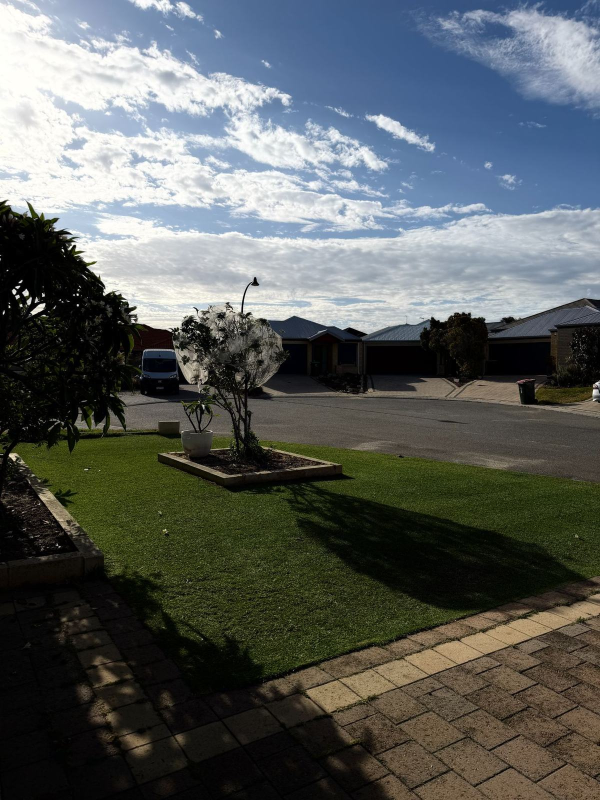
#> input picture assets/img/after-1200.jpg, 1200 x 1600 px, given in place of suburb-before-opt.jpg, which was not available (shown at 1/2 size)
$ python build-images.py
#> lines starting #> are read from the running program, lines starting #| are printed output that depends on the picture
#!/usr/bin/env python3
"""Build responsive images for the site.

Reads the original photos in assets/ and writes AVIF + WebP + JPEG copies at
several widths into assets/img/. Originals are left untouched (ads, flyers and
Open Graph tags link to them).

Run from the repo root:   python3 scripts/build-images.py
Needs Pillow 11.3+ (AVIF built in):   pip install pillow
"""
from pathlib import Path
from PIL import Image, ImageOps

ROOT = Path(__file__).resolve().parent.parent
SRC = ROOT / "assets"
OUT = SRC / "img"
WIDTHS = [480, 800, 1200, 1600]          # never upscaled past the source width

# output name -> source file
PHOTOS = {
    "before":     "suburb-before-opt.jpg",
    "thatch-out": "yard-during-opt.jpg",
    "coring":     "yard-coring-opt.jpg",
    "topdress":   "yard-topdress-opt.jpg",
    "after":      "yard-after-green-opt.jpg",
    "at-work":    "action-shot-opt.jpg",
    "gear":       "gear-lineup-opt.jpg",
}

def main():
    OUT.mkdir(exist_ok=True)
    for name, src in PHOTOS.items():
        im = ImageOps.exif_transpose(Image.open(SRC / src)).convert("RGB")
#> im is the input picture: PIL image 1200x1600 RGB; mean R, G, B 89.1, 93.7, 92.3
        widths = sorted({min(w, im.width) for w in WIDTHS})
#> widths = [480, 800, 1200]
        for w in widths:
            h = round(im.height * w / im.width)
            r = im.resize((w, h), Image.LANCZOS)
            r.save(OUT / f"{name}-{w}.avif", quality=52, speed=4)
            r.save(OUT / f"{name}-{w}.webp", quality=74, method=6)
            r.save(OUT / f"{name}-{w}.jpg", quality=76, optimize=True, progressive=True)
#> this loop made 3 passes
#> pass 1, in main, `r = im.resize((w, h), Image.LANCZOS)`:
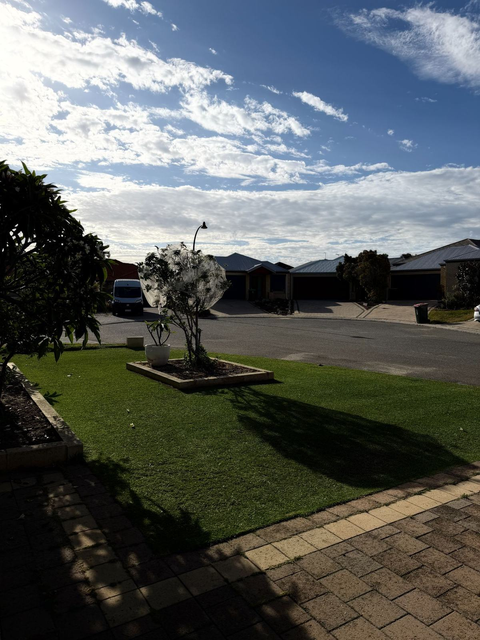
#> r: PIL image 480x640 RGB; mean R, G, B 89.1, 93.7, 92.3
        print(f"{name}: {im.width}x{im.height} -> {widths}")
#| before: 1200x1600 -> [480, 800, 1200]
#> pass 2 of the loop in main, `for name, src in PHOTOS.items():`:
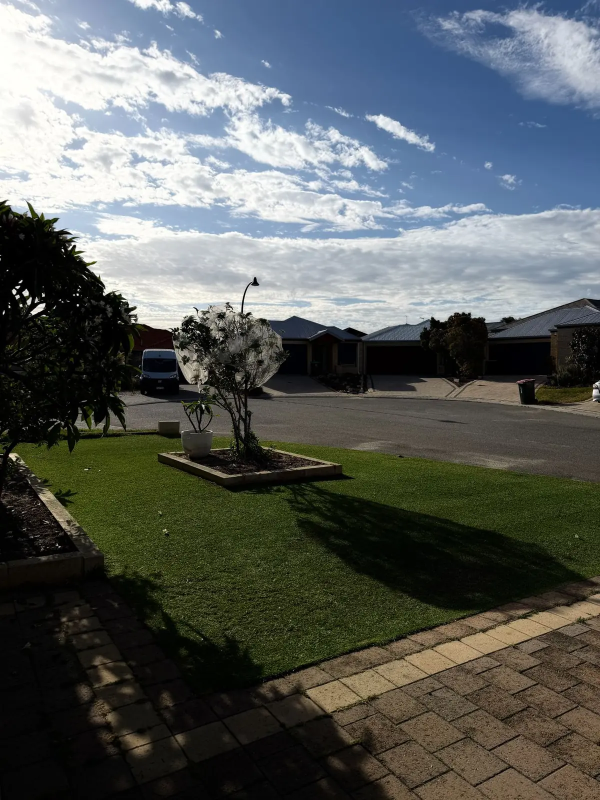
#> input picture assets/img/after-1200.webp, 1200 x 1600 px, given in place of yard-during-opt.jpg, which was not available (shown at 1/2 size)
#> in main, im is the input picture: PIL image 1200x1600 RGB; mean R, G, B 89.1, 93.9, 92.1
#> the loop in main, `for w in widths:` made 3 passes
#> pass 1, in main, `r = im.resize((w, h), Image.LANCZOS)`:
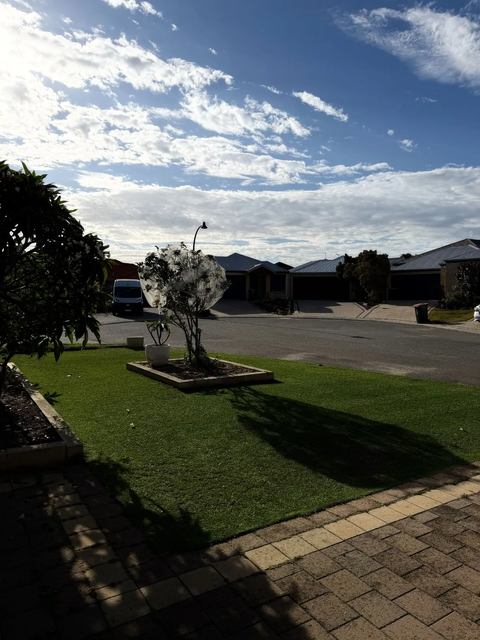
#> r: PIL image 480x640 RGB; mean R, G, B 89.1, 93.9, 92.1
#| thatch-out: 1200x1600 -> [480, 800, 1200]
    # logo (transparent PNG) at 1x / 2x of its 44px slot
    logo = Image.open(SRC / "sprout-transparent.png").convert("RGBA")
    for w in (96, 192):
        r = logo.resize((w, round(logo.height * w / logo.width)), Image.LANCZOS)
        r.save(OUT / f"logo-{w}.webp", quality=90, method=6)
        r.save(OUT / f"logo-{w}.png", optimize=True)
    print("logo done")

if __name__ == "__main__":
#> (the run stopped early here; a loop or call above may not have finished)
